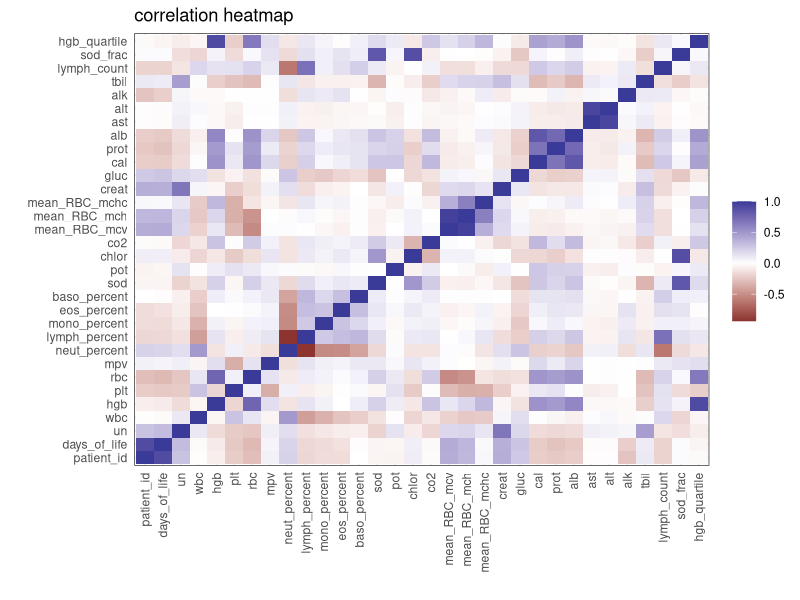
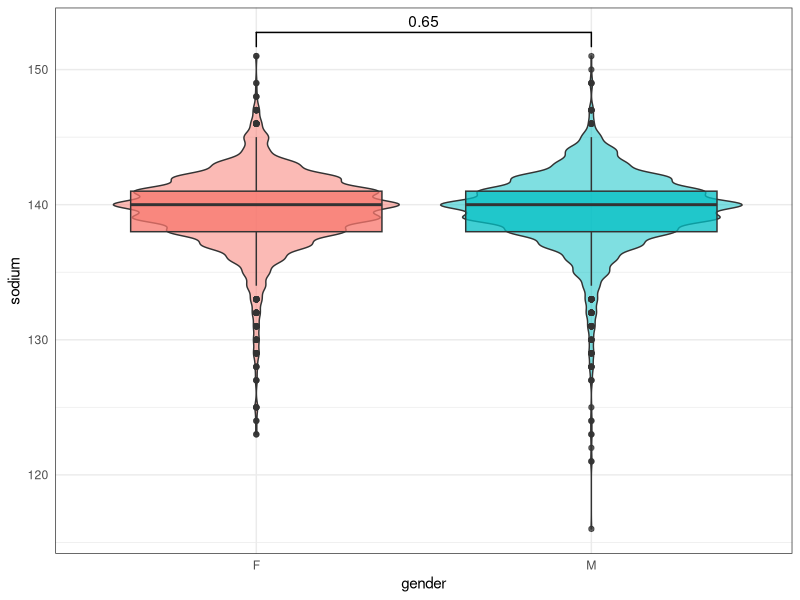
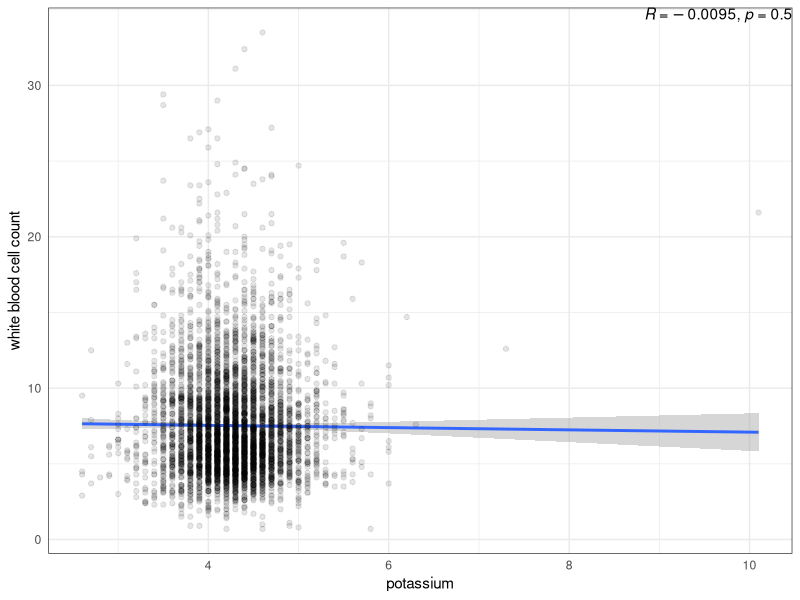
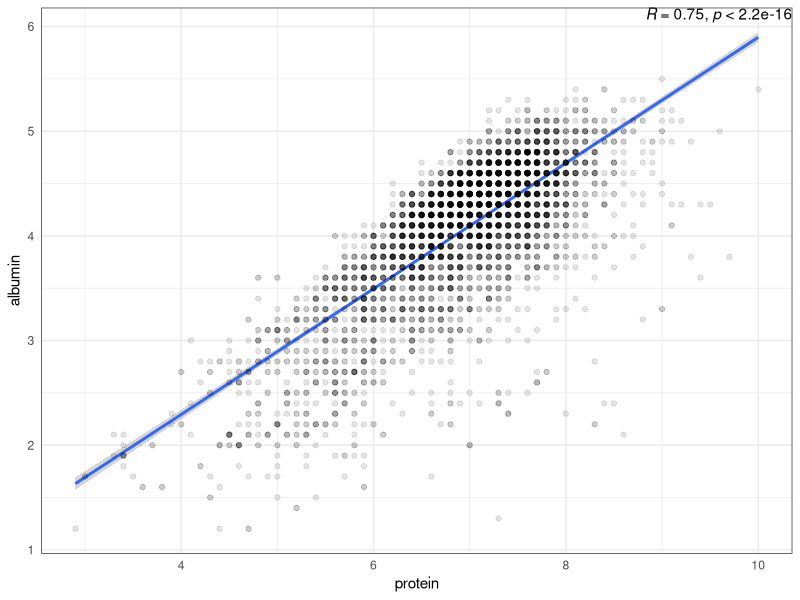
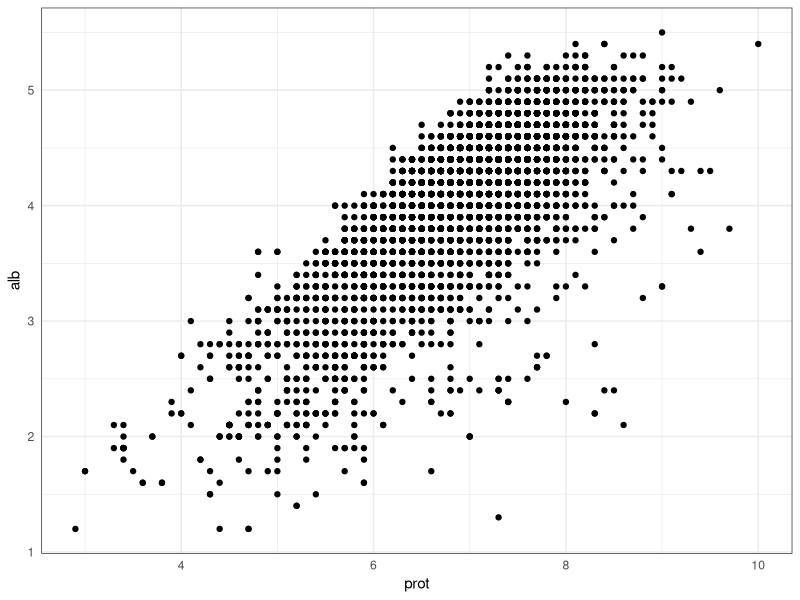
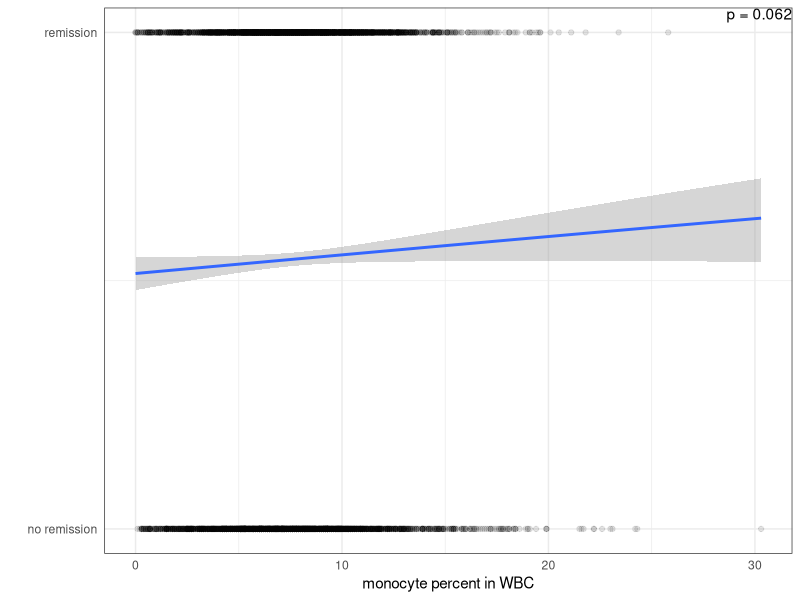
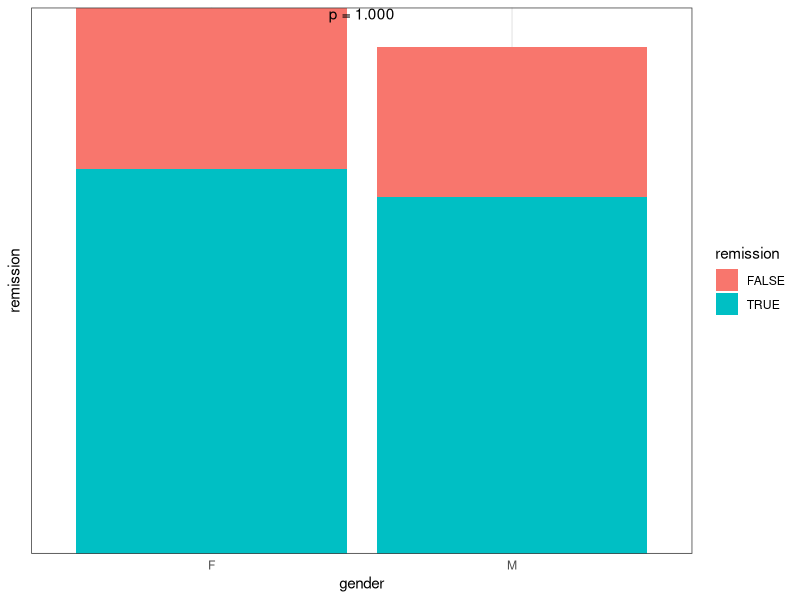
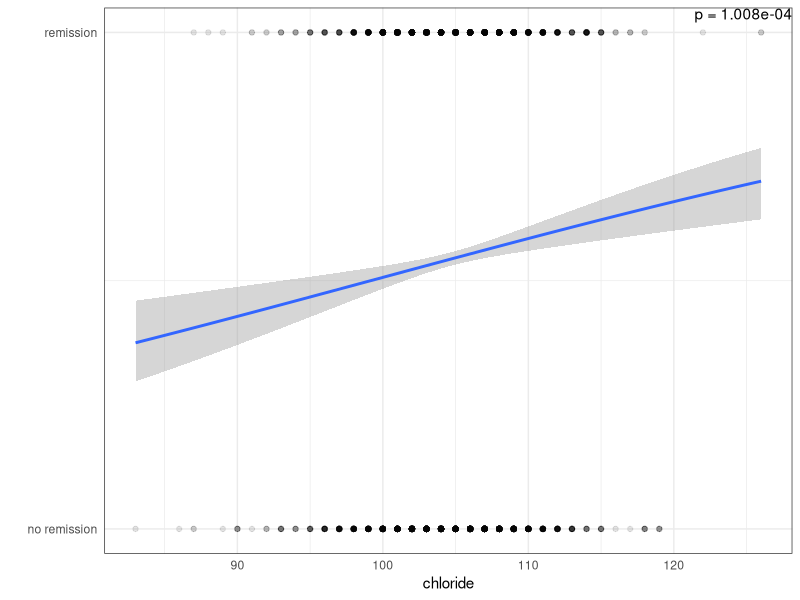

These figures' R source, in order:
## ---- chunk 1
knitr::opts_chunk$set(echo = TRUE)
## ---- chunk 2
library(tidyverse)
library(here)
library(reshape2)
library(ggpubr)
library(patchwork)

df = read_table(here("Data", "joined_adjusted.tsv"))

theme_set(theme_bw() +
            theme(axis.ticks = element_blank()))
## ---- chunk 3
cor(df[, sapply(df, is.numeric)], use = "complete.obs") %>%
  reshape2::melt() %>%
  ggplot(aes(Var1, Var2, fill = value)) +
  geom_tile() +
  scale_fill_gradient2() +
  theme(axis.text.x = element_text(angle = 90, hjust = 1, vjust = .5)) +
  labs(x = "", y = "", fill = "", title = "correlation heatmap")
## ---- chunk 4
df %>%
  ggplot(aes(gender, sod, fill = gender)) +
  geom_violin(alpha = .5) +
  geom_boxplot(alpha = .75) +
  geom_signif(comparisons = list(c("M", "F")), test = "wilcox.test") +
  labs(y = "sodium") +
  theme(legend.position = "none")
## ---- chunk 5
p_val = signif(wilcox.test(df[df$gender == "F",]$sod, df[df$gender == "M",]$sod)$p.value, 2)
## ---- chunk 6
df %>%
  ggplot(aes(pot, wbc)) +
  geom_smooth(method = "lm") +
  geom_point(alpha = .1) +
  stat_cor(label.x = Inf, label.y = Inf, hjust = 1, vjust = 1) +
  labs(x = "potassium", y = "white blood cell count")
## ---- chunk 7
ct = cor.test(df$pot, df$wbc)
pearson_r = signif(ct$estimate, 2)
p_val = signif(ct$p.value, 2)
## ---- chunk 8
df %>%
  ggplot(aes(prot, alb)) +
  geom_smooth(method = "lm") +
  geom_point(alpha = .1) +
  stat_cor(label.x = Inf, label.y = Inf, hjust = 1, vjust = 1) +
  labs(x = "protein", y = "albumin")
## ---- chunk 9
#extra plot of linear relationship
  ggplot(df) +
  aes(
    x = prot,
    y = alb
  ) +
  geom_point()
## ---- chunk 10
ct = cor.test(df$prot, df$alb)
pearson_r = signif(ct$estimate, 2)
p_val = sub(".*< (\\d+\\.\\d+e-\\d+)$", "\\1", 
            grep("p-value", capture.output(ct), value = T))
## ---- chunk 11
# p-value from logistic regression model
model = glm(remission ~ mono_percent, data = df, family = binomial)
p_val = summary(model)$coefficients[2,4]

df %>%
  ggplot(aes(mono_percent, as.integer(remission))) + 
  geom_smooth(method="glm", method.args=list(family="binomial")) +
  geom_point(alpha = .1) +
  annotate("text", x = Inf, y = Inf, 
           label = sprintf("p = %.3f", p_val), vjust = 1, hjust = 1) +
  labs(x = "monocyte percent in WBC", y = "") +
  scale_y_continuous(breaks = c(0, 1), labels = c("no remission", "remission"))
## ---- chunk 12
# Chi-squared test p-value
contingency_table = table(df$gender, df$remission)
chi_test = chisq.test(contingency_table)
p_val = chi_test$p.value

df %>%
  ggplot(aes(gender, remission, fill = remission)) +
  geom_col() +
  annotate("text", x = 1.5, y = Inf, 
           label = sprintf("p = %.3f", p_val), vjust = 1, hjust = .5) +
  theme(axis.text.y = element_blank())
## ---- chunk 13
# p-value from logistic regression model
model = glm(remission ~ chlor, data = df, family = binomial)
p_val = summary(model)$coefficients[2,4]

# plot
df %>%
  ggplot(aes(chlor, as.integer(remission))) + 
  geom_smooth(method="glm", method.args=list(family="binomial")) +
  geom_point(alpha = .1) +
  annotate("text", x = Inf, y = Inf, 
           label = sprintf("p = %.3e", p_val), vjust = 1, hjust = 1) +
  scale_y_continuous(breaks = c(0, 1), labels = c("no remission", "remission")) +
  labs(x = "chloride", y = "")

#extra plot remission vs. chloride
remission_chloride <- df %>%
  group_by(remission, chlor)%>%
  na.omit()

ggplot(data =remission_chloride) +
  aes(x= remission, y = chlor
  ) +
  geom_boxplot()

## ---- chunk 14
df %>%
  ggplot(aes(tbil, cal)) +
  geom_smooth(method = "lm") +
  geom_point(alpha = .1) +
  stat_cor(label.x = Inf, label.y = Inf, hjust = 1, vjust = 1) +
  labs(x = "total bilirubin", y = "calcium")
## ---- chunk 15
ct = cor.test(df$tbil, df$cal)
pearson_r = signif(ct$estimate, 2)
p_val = sub(".*< (\\d+\\.\\d+e-\\d+)$", "\\1", 
            grep("p-value", capture.output(ct), value = T))
## ---- chunk 16
df %>%
  ggplot(aes(gender, alt, fill = gender)) +
  geom_violin() +
  geom_signif(comparisons = list(c("M", "F")), test = "wilcox.test") +
  labs(y = "alanine transaminase") +
  theme(legend.position = "none")
## ---- chunk 17
p_val = signif(wilcox.test(df[df$gender == "F",]$alt, df[df$gender == "M",]$alt)$p.value, 2)
## ---- chunk 18
alt_m = df[df$gender == "M", ]$alt
alt_f = df[df$gender == "F", ]$alt
ggqqplot(alt_m, title = "male")
ggqqplot(alt_f, title = "female")
